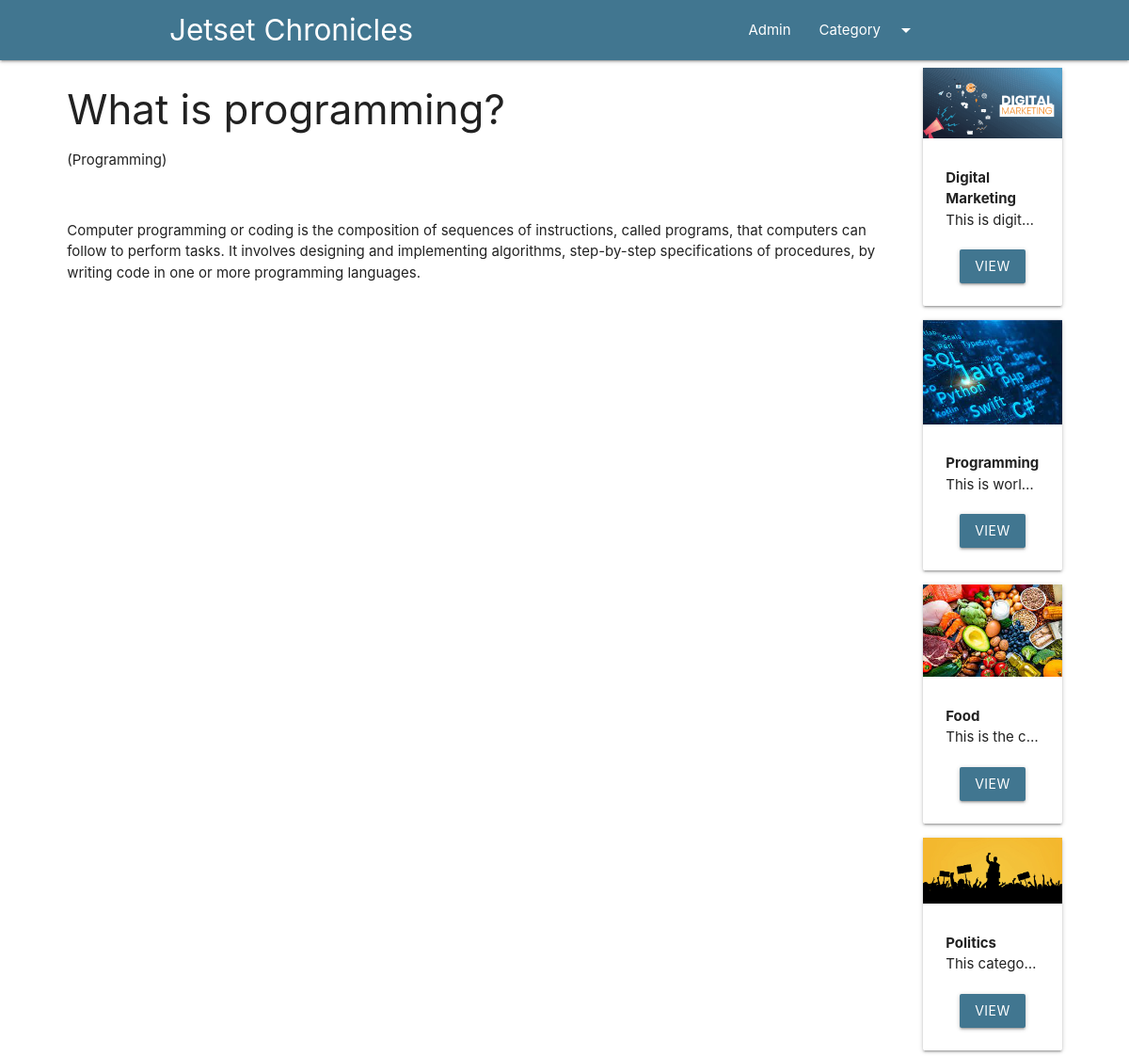
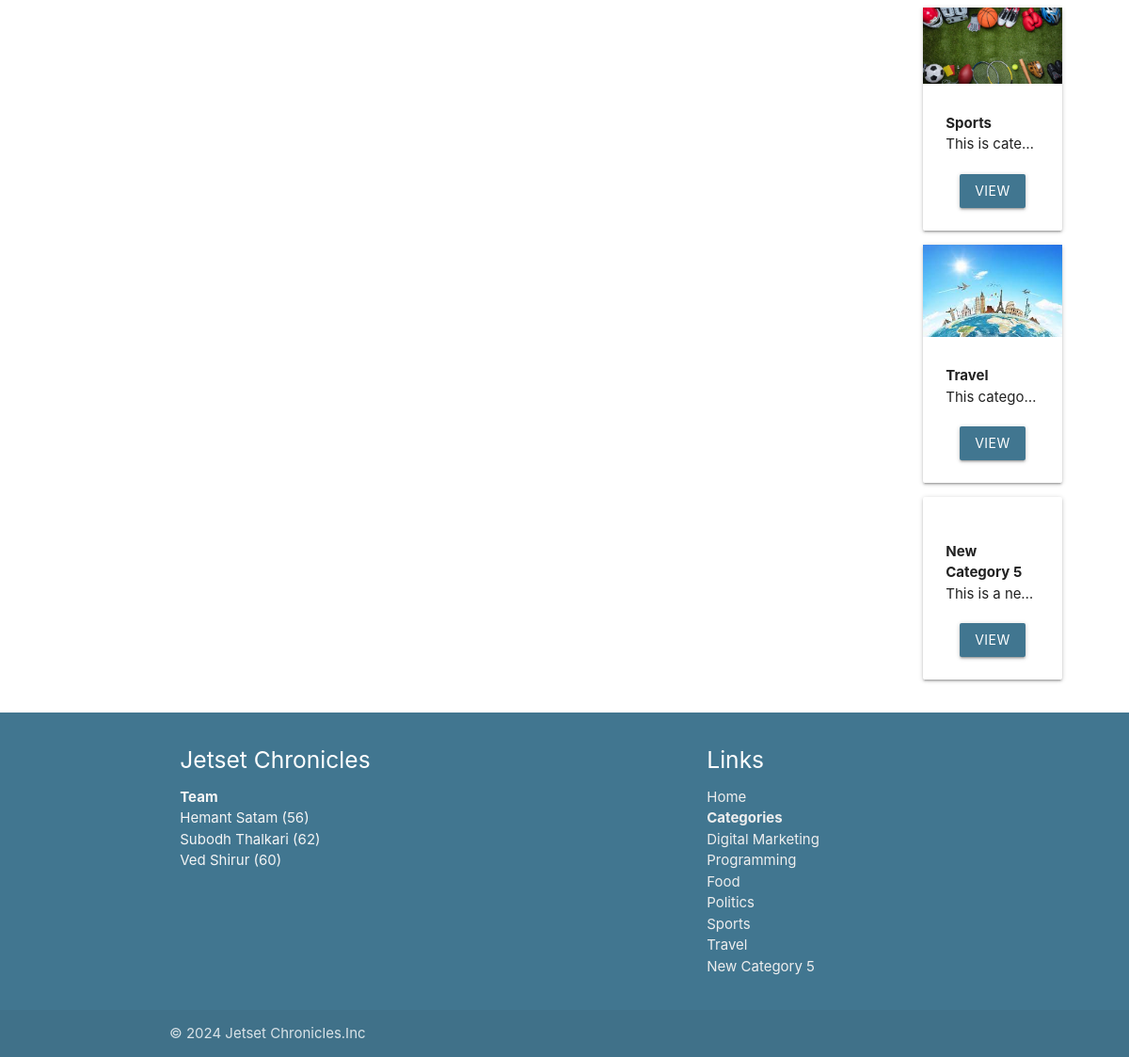
Screenshot of /blog/p with the database file from the repository (2 pictures, top to bottom).
### blog/models.py (models this page shows, shortened)
class Post(models.Model):
    post_id = models.AutoField(primary_key=True)
    title = models.CharField(max_length=200)
    content =  models.TextField()
    url = models.CharField(max_length=100)
    cat = models.ForeignKey(Category, on_delete=models.CASCADE)
    image = models.ImageField(upload_to='post/',default='default_image.jpg')

class Category(models.Model):
    cat_id = models.AutoField(primary_key=True)
    title = models.CharField(max_length=100)
    description = models.TextField()
    url = models.CharField(max_length=100)
    image = models.ImageField(upload_to='category/')
    add_date = models.DateTimeField(auto_now_add=True, null=True)

### blog/views.py (the view)
# urls.py: path('blog/<slug:url>',post),
def post(request,url):
    post= Post.objects.get(url=url)
    cats=Category.objects.all()
    return render(request,'posts.html',{'post':post,'cats':cats})

### template/posts.html (shortened to what this page needs)
{%extends 'base.html'%}
{%block content%}
<div class="container-custom">
    <div class="row">
        <div class="col s12 m10">
            <h3>{{post.title}}</h3>
            <p>({{post.cat.title}})</p>
            <br>
            <p>
                {{post.content|safe}}
            </p>
        </div>
        <div class="col s12 m2">
             {%for cat in cats %}
    <div class="card item" style="margin-left:10px;">
        <div class="img-container">
            <img src="/media/{{cat.image}}" class="responsive-img" alt="">
        </div>
        <div class="card-content">
            <b >
                {{cat.title}}
            </b>
            <p class="truncate">{{cat.description}}</p>
             <div class="container center-align mar20">
            <a href="/category/{{cat.url}}" class="btn bg-cor">VIEW</a>
        </div>
        </div>
    </div>
    {%endfor%}
        </div>
    </div>
</div>
{%endblock%}

### template/footer.html (shortened to what this page needs)
<footer class="page-footer bg-cor">
          <div class="container">
            <div class="row">
              <div class="col l6 s12">
                <h5 class="white-text">Jetset Chronicles</h5>
                <p class="grey-text text-lighten-4"><b>Team</b><br> Hemant Satam (56) <br> Subodh Thalkari (62)<br>  Ved Shirur (60)<br>  </p>
              </div>
              <div class="col l4 offset-l2 s12">
                <h5 class="white-text">Links</h5>
                <ul>
                  <li><a class="grey-text text-lighten-3"  href="http://127.0.0.1:8000/">Home</a></li>
                    <li><a class="grey-text text-lighten-3"  ><b>Categories</b></a></li>
                  {%for cat in cats%}
                   <li><a class="grey-text text-lighten-3"  href="/category/{{cat.url}}">{{cat.title}}</a></li>
                    {%endfor%}
                </ul>
              </div>
            </div>
          </div>
          <div class="footer-copyright">
            <div class="container">
            © 2024 Jetset Chronicles.Inc
            </div>
          </div>
        </footer>

### blog/static/css/style.css (style rules this page uses)
.bg-cor { background:#417690; }
.mar20 { margin-top:20px; }
.container-custom { width:90%!important; margin:auto; }

### rows the page displays
Post: title "What is programming?", cat "Programming", content "Computer programming or coding is the composition of sequences of instructions, called programs, that computers can follow to perform tasks. It involves designing and implementing algorithms, step-by-step specifications of procedures, by writing code in one or more programming languages."
Category: image (picture), title "Digital Marketing", description "This is digit…"
Category: image (picture), title "Programming", description "This is worl…"
Category: image (picture), title "Food", description "This is the c…"
Category: image (picture), title "Politics", description "This catego…"
Category: image (picture), title "Sports", description "This is cate…"
Category: image (picture), title "Travel", description "This catego…"
Category: title "New Category 5", description "This is a ne…"
